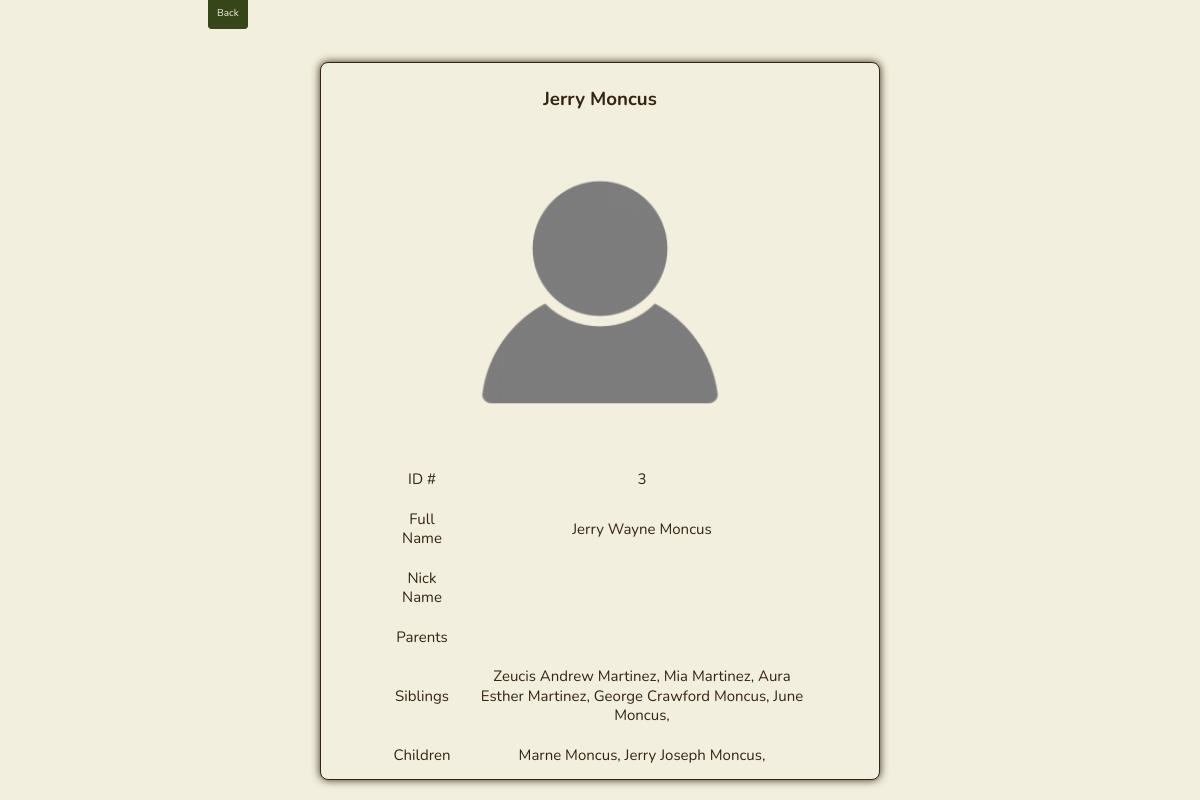
The page /big_card/3 on the database its author committed.
### app.py (models this page shows, shortened)
class Person(db.Model):
    id = db.Column(db.Integer, primary_key=True)
    first_name = db.Column(db.String(200), nullable=False)
    last_name = db.Column(db.String(200), nullable=False)
    middle_name = db.Column(db.String(200), nullable=False, default='')
    nick_name = db.Column(db.String(200), nullable=False, default='')
    date_created = db.Column(db.DateTime, default=datetime.utcnow)
    parents = db.relationship('Person',
                              secondary = person_parent_association,
                              primaryjoin = id == person_parent_association.c.person_id,
                              secondaryjoin = id == person_parent_association.c.parent_id,
                              backref = db.backref('children', lazy='select'))
    siblings = db.relationship('Person',
                              secondary = sibling_association,
                              primaryjoin = id == sibling_association.c.left_id,
                              secondaryjoin = id == sibling_association.c.right_id,
                              back_populates = 'siblings',
                              lazy='select')
    stories_told = db.relationship('Story', backref='teller', lazy='select')
    stories_mentioned_in = db.relationship('Story',
                                           secondary=story_person_association,
                                           backref='mentioned_people',
                                           lazy='select')

### app.py (the view)
@app.route('/big_card/<int:id>', methods=['GET'])
def big_card(id):
    person = Person.query.get_or_404(id)
    return render_template('big_card.html', person=person)

### templates/big_card.html (shortened to what this page needs)
{% extends 'base.html' %}
{% block body %}
<div class="" id="full-card-focus-page">
    <a class="btn" id='back_to_tree' href="/">Back</a>
    <div class='card-focus-page' id="main-content">
        <div class="card-focus-container">
            <div class="card-focus">
                <div class="card-focus-content">
                    {% if person.nick_name == "" %}
                    <h3>{{person.first_name}} {{person.last_name}}</h3>
                    {% else %}
                    <h3>{{person.nick_name}} {{person.last_name}}</h3>
                    {% endif %}
                    <img src="{{ url_for('static', filename='logos/empty-prof-pic.png') }}" alt="Profile Picture">
                    <table class="borderless" id="info-table">
                        <tr>
                            <td>ID #</td>
                            <td>{{ person.id }}</td>
                        </tr>
                        <tr>
                            <td>Full Name</td>
                            <td>{{ person.first_name }} {{ person.middle_name }} {{ person.last_name }}</td>
                        </tr>
                        <tr>
                            <td>Nick Name</td>
                            <td>{{ person.nick_name }}</td>
                        </tr>
                        <tr>
                            <td>Parents</td>
                            <td>
                            </td>
                        </tr>
                        <tr>
                            <td>Siblings</td>
                            <td>
                                {% for person in person.siblings %}
                                {{ person.first_name }} {{ person.middle_name }} {{ person.last_name }},
                                {% endfor %}
                            </td>
                        </tr>
                        <tr>
                            <td>Children</td>
                            <td>
                                {% for person in person.children %}
                                {{ person.first_name }} {{ person.middle_name }} {{ person.last_name }},
                                {% endfor %}
                            </td>
                        </tr>
                    </table>
                </div>
            </div>
        </div>
    </div>
</div>
{% endblock %}

### static/css/main.css (style rules this page uses)
:root { --main-black: #0a0a0a; --main-white: #fff; --main-bg-color: #f2efde; --main-bg-border-color: #342512; --main-text-color: #342512; --main-secondary-text-color: #9d864d; --main-hover-text-color: #f2efde; --main-item-color: #374619; --main-item-border-color: #374619; --main-item-color-hover: #7e883d; --main-dark-brown: #342512; --main-light-brown: #9d864d; --main-cream: #f2efde; --main-light-green: #7e883d; --main-dark-green: #374619; }
body { margin: 0px; padding: 0px; box-sizing: border-box; font-family: Nunito, sans-serif; background-color: var(--main-cream); color: var(--main-dark-brown); display: flex; justify-content: center; align-items: center; }
a { cursor: pointer; }

### static/css/buttons.css (style rules this page uses)
.btn { font-size: 10px; padding: 8px; background-color: var(--main-dark-green); text-decoration: none; border: solid 1px var(--main-dark-green); border-radius: 4px; margin: 8px; color: var(--main-cream); }

### static/css/cards-focus.css (style rules this page uses)
.card-focus-page { display: flex; justify-content: center; align-items: center; }
.card-focus-container { width: 75%; max-width: 800px; display: flex; justify-content: center; flex-wrap: wrap; margin-top: 20px; }
.card-focus { width: 100%; background-color: var(--main-cream); border-radius: 8px; border: solid 1px var(--main-dark-brown); overflow: hidden; box-shadow: 0px 0px 8px var(--main-dark-brown); margin: 20px; }
.card-focus-content { padding: 4px; display: flex; flex-direction: column; align-items: center; justify-content: center; }
.card-focus-content img { width: 60%; height: auto; }
#info-table { color: var(--main-dark-brown); font-size: 15px; line-height: 1.3; background-color: var(--main-cream); border-radius: 4px; }
#info-table td { border: none; }

### static/css/tables.css (style rules this page uses)
table { margin: auto; border-collapse: collapse; width: 80%; background-color: var(--main-cream); }
tr { height: 25px; }
td, th { text-align: center; padding: 10px; }
.borderless th, td, tr { border: none; }

### rows shown on the page
Person: first_name "Jerry", last_name "Moncus", id "3", middle_name "Wayne"
Person: first_name "Zeucis", middle_name "Andrew", last_name "Martinez"
Person: first_name "Mia", last_name "Martinez"
Person: first_name "Aura", middle_name "Esther", last_name "Martinez"
Person: first_name "George", middle_name "Crawford", last_name "Moncus"
Person: first_name "June", last_name "Moncus"
Person: first_name "Marne", last_name "Moncus"
Person: first_name "Jerry", middle_name "Joseph", last_name "Moncus"
